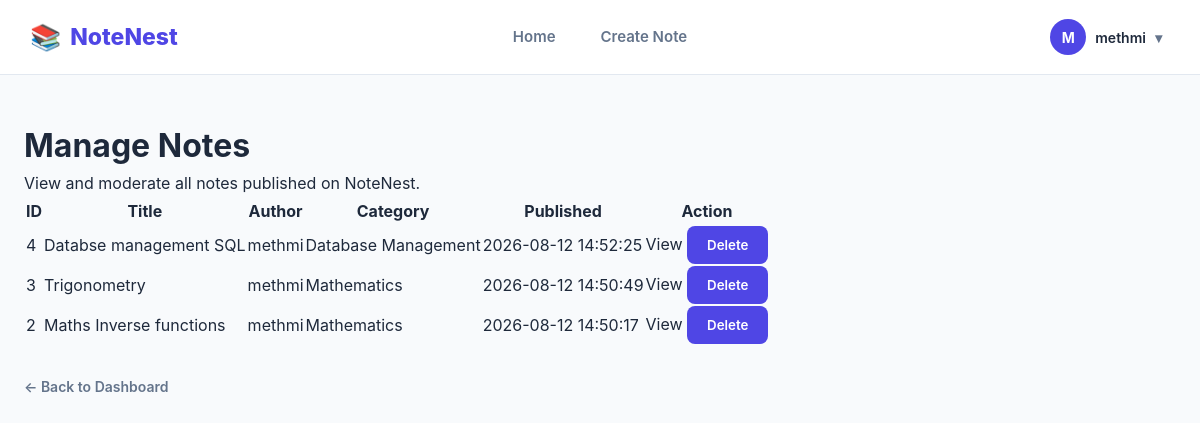
Page /admin/notes.php (signed in) on the committed database.
### tables this page shows
CREATE TABLE `blogpost` (
  `id` int(11) NOT NULL,
  `user_id` int(11) NOT NULL,
  `category_id` int(11) NOT NULL,
  `title` varchar(255) NOT NULL,
  `content` text NOT NULL,
  `created_at` datetime DEFAULT current_timestamp(),
  `updated_at` datetime DEFAULT current_timestamp() ON UPDATE current_timestamp()
);

CREATE TABLE `user` (
  `id` int(11) NOT NULL,
  `username` varchar(50) NOT NULL,
  `email` varchar(100) NOT NULL,
  `password` varchar(255) NOT NULL,
  `role` varchar(20) NOT NULL DEFAULT 'user'
);

CREATE TABLE `category` (
  `id` int(11) NOT NULL,
  `name` varchar(100) NOT NULL,
  `description` text DEFAULT NULL
);

### admin/notes.php (the view, shortened to what this page needs)
<?php
require_once "../config/database.php";
require_once "../includes/header.php";
$sql = "SELECT
            blogpost.id,
            blogpost.title,
            blogpost.created_at,
            user.username,
            category.name AS category_name
        FROM blogpost
        JOIN user
            ON blogpost.user_id = user.id
        JOIN category
            ON blogpost.category_id = category.id
        ORDER BY blogpost.created_at DESC";
$result = mysqli_query($conn, $sql);
?>
<main class="admin-page">
    <div class="admin-container">
        <div class="admin-header">
            <h1>Manage Notes</h1>
            <p>
                View and moderate all notes published on NoteNest.
            </p>
        </div>
        <div class="admin-table-container">
            <table class="admin-table">
                <thead>
                    <tr>
                        <th>ID</th>
                        <th>Title</th>
                        <th>Author</th>
                        <th>Category</th>
                        <th>Published</th>
                        <th>Action</th>
                    </tr>
                </thead>
                <tbody>
                    <?php if (mysqli_num_rows($result) > 0): ?>
                        <?php while ($blog = mysqli_fetch_assoc($result)): ?>
                            <tr>
                                <td>
                                    <?php echo $blog["id"]; ?>
                                </td>
                                <td>
                                    <?php
                                    echo htmlspecialchars(
                                        $blog["title"]
                                    );
                                    ?>
                                </td>
                                <td>
                                    <?php
                                    echo htmlspecialchars(
                                        $blog["username"]
                                    );
                                    ?>
                                </td>
                                <td>
                                    <?php
                                    echo htmlspecialchars(
                                        $blog["category_name"]
                                    );
                                    ?>
                                </td>
                                <td>
                                    <?php
                                    echo htmlspecialchars(
                                        $blog["created_at"]
                                    );
                                    ?>
                                </td>
                                <td>
                                    <a
                                        href="../blogs/view.php?id=<?php echo $blog["id"]; ?>"
                                    >
                                        View
                                    </a>
                                  <form
    method="POST"
    action="delete_note.php"
    onsubmit="return confirm('Are you sure you want to delete this note?');"
    style="display: inline;"
>
    <button type="submit">
        Delete
    </button>
</form>
                                </td>
                            </tr>
                        <?php endwhile; ?>
                    <?php endif; ?>
                </tbody>
            </table>
        </div>
        <a
            href="index.php"
            class="back-link"
        >
            ← Back to Dashboard
        </a>
    </div>
</main>
<?php require_once "../includes/footer.php"; ?>

### css/style.css (style rules this page uses)
* { margin: 0; padding: 0; box-sizing: border-box; }
:root { --primary: #4f46e5; --primary-dark: #4338ca; --background: #f8fafc; --surface: #ffffff; --text: #1e293b; --muted: #64748b; --border: #e2e8f0; --success: #16a34a; --danger: #dc2626; }
body { font-family: -apple-system, BlinkMacSystemFont, "Segoe UI", Roboto, Arial, sans-serif; background: var(--background); color: var(--text); line-height: 1.6; }
a { color: inherit; text-decoration: none; }
main { max-width: 1200px; margin: auto; padding: 45px 24px; }
button { border: none; cursor: pointer; font-family: inherit; }
button, .publish-btn { background: var(--primary); color: white; padding: 11px 20px; border-radius: 8px; font-weight: 600; transition: 0.2s; }
.back-link { display: inline-block; margin-top: 30px; color: var(--muted); font-size: 14px; font-weight: 600; }

### rows in the picture
blogpost: id "4", title "Databse management SQL", user.username "methmi", category.name "Database Management", created_at "2026-08-12 14:52:25"
blogpost: id "3", title "Trigonometry", user.username "methmi", category.name "Mathematics", created_at "2026-08-12 14:50:49"
blogpost: id "2", title "Maths Inverse functions", user.username "methmi", category.name "Mathematics", created_at "2026-08-12 14:50:17"

### other values in the picture
$_SESSION["username"] "methmi"
